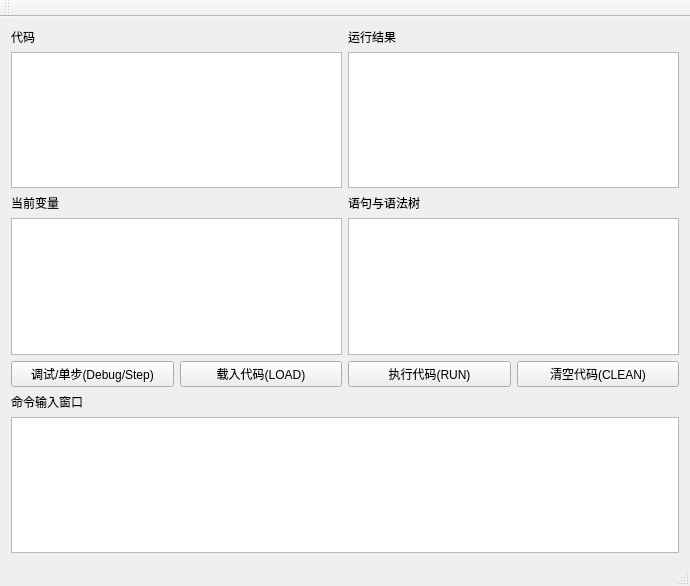
<?xml version="1.0" encoding="UTF-8"?>
<ui version="4.0">
 <class>MainWindow</class>
 <widget class="QMainWindow" name="MainWindow">
  <property name="geometry">
   <rect>
    <x>0</x>
    <y>0</y>
    <width>690</width>
    <height>586</height>
   </rect>
  </property>
  <property name="windowTitle">
   <string>MainWindow</string>
  </property>
  <property name="documentMode">
   <bool>false</bool>
  </property>
  <widget class="QWidget" name="centralWidget">
   <layout class="QHBoxLayout" name="horizontalLayout">
    <item>
     <layout class="QVBoxLayout" name="verticalLayout">
      <item>
       <layout class="QVBoxLayout" name="verticalLayout_7">
        <item>
         <layout class="QHBoxLayout" name="horizontalLayout_2">
          <item>
           <layout class="QVBoxLayout" name="verticalLayout_3">
            <item>
             <widget class="QLabel" name="label">
              <property name="text">
               <string>代码</string>
              </property>
             </widget>
            </item>
            <item>
             <widget class="QTextBrowser" name="CodeDisplay"/>
            </item>
           </layout>
          </item>
          <item>
           <layout class="QVBoxLayout" name="verticalLayout_5">
            <item>
             <widget class="QLabel" name="label_2">
              <property name="text">
               <string>运行结果</string>
              </property>
             </widget>
            </item>
            <item>
             <widget class="QTextBrowser" name="resultDisplay"/>
            </item>
           </layout>
          </item>
         </layout>
        </item>
        <item>
         <layout class="QHBoxLayout" name="horizontalLayout_3">
          <item>
           <layout class="QVBoxLayout" name="verticalLayout_4">
            <item>
             <widget class="QLabel" name="label_5">
              <property name="text">
               <string>当前变量</string>
              </property>
             </widget>
            </item>
            <item>
             <widget class="QTextBrowser" name="varibleDisplay"/>
            </item>
           </layout>
          </item>
          <item>
           <layout class="QVBoxLayout" name="verticalLayout_2">
            <item>
             <widget class="QLabel" name="label_3">
              <property name="text">
               <string>语句与语法树</string>
              </property>
             </widget>
            </item>
            <item>
             <widget class="QTextBrowser" name="treeDisplay"/>
            </item>
           </layout>
          </item>
         </layout>
        </item>
        <item>
         <layout class="QHBoxLayout" name="horizontalLayout_5">
          <item>
           <widget class="QPushButton" name="btnDebug">
            <property name="text">
             <string>调试/单步(Debug/Step)</string>
            </property>
           </widget>
          </item>
          <item>
           <widget class="QPushButton" name="btnLoadCode">
            <property name="text">
             <string>载入代码(LOAD)</string>
            </property>
           </widget>
          </item>
          <item>
           <widget class="QPushButton" name="btnRunCode">
            <property name="text">
             <string>执行代码(RUN)</string>
            </property>
           </widget>
          </item>
          <item>
           <widget class="QPushButton" name="btnClearCode">
            <property name="text">
             <string>清空代码(CLEAN)</string>
            </property>
           </widget>
          </item>
         </layout>
        </item>
        <item>
         <widget class="QLabel" name="label_4">
          <property name="text">
           <string>命令输入窗口</string>
          </property>
         </widget>
        </item>
        <item>
         <widget class="QTextEdit" name="textEdit">
          <property name="minimumSize">
           <size>
            <width>457</width>
            <height>118</height>
           </size>
          </property>
         </widget>
        </item>
       </layout>
      </item>
     </layout>
    </item>
   </layout>
  </widget>
  <widget class="QMenuBar" name="menuBar">
   <property name="geometry">
    <rect>
     <x>0</x>
     <y>0</y>
     <width>690</width>
     <height>18</height>
    </rect>
   </property>
  </widget>
  <widget class="QToolBar" name="mainToolBar">
   <attribute name="toolBarArea">
    <enum>TopToolBarArea</enum>
   </attribute>
   <attribute name="toolBarBreak">
    <bool>false</bool>
   </attribute>
  </widget>
  <widget class="QStatusBar" name="statusBar"/>
 </widget>
 <layoutdefault spacing="6" margin="11"/>
 <resources/>
 <connections/>
</ui>
